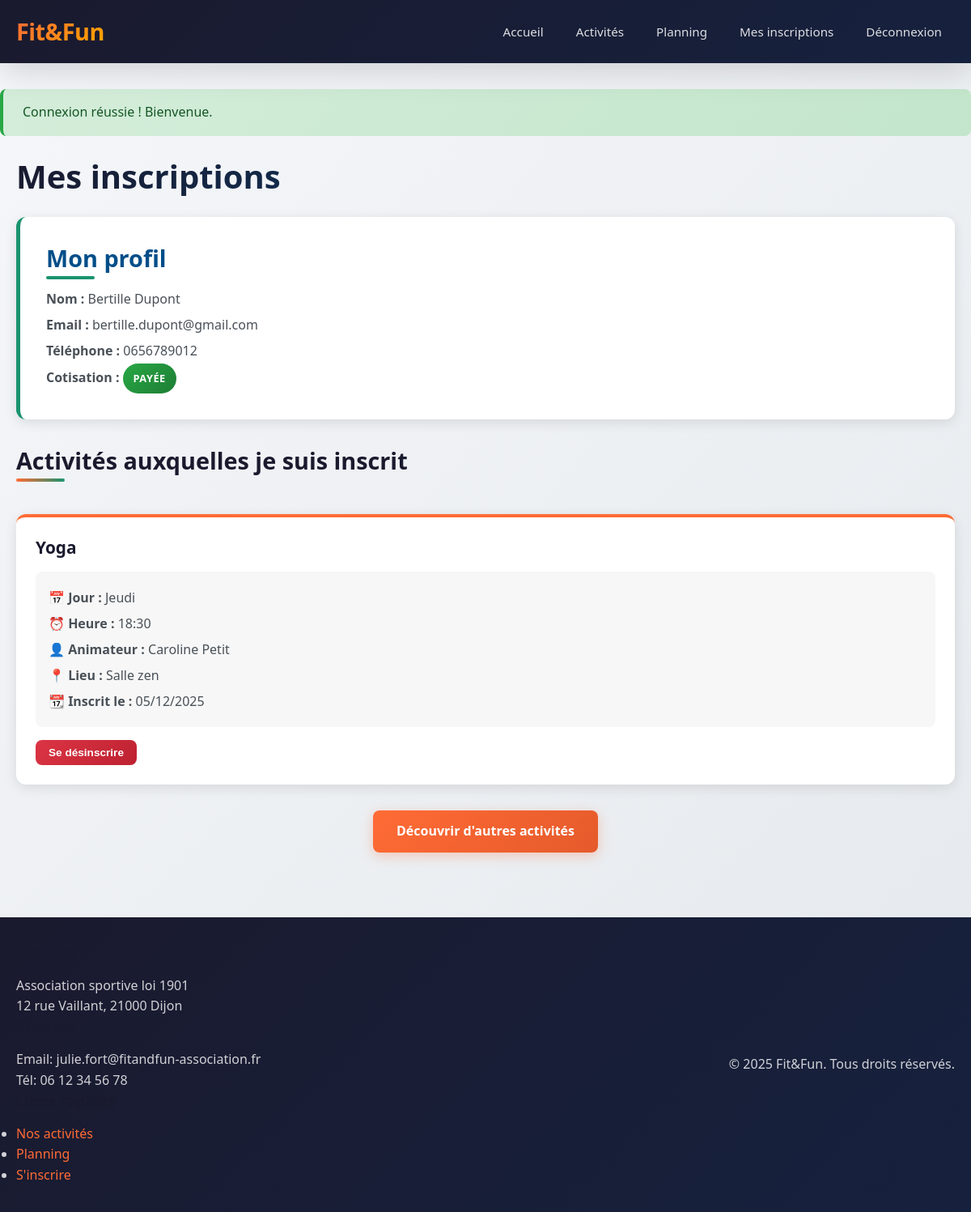
The page /mes-inscriptions.php (signed in) on the database its author committed.
### tables this page shows
CREATE TABLE IF NOT EXISTS adherents (
    id INT AUTO_INCREMENT PRIMARY KEY,
    utilisateur_id INT,
    nom VARCHAR(100) NOT NULL,
    prenom VARCHAR(100) NOT NULL,
    email VARCHAR(255) UNIQUE NOT NULL,
    telephone VARCHAR(20),
    adresse TEXT,
    date_naissance DATE,
    cotisation_payee BOOLEAN DEFAULT FALSE,
    date_inscription DATE DEFAULT (CURRENT_DATE),
    statut ENUM('actif', 'inactif', 'suspendu') DEFAULT 'actif',
    FOREIGN KEY (utilisateur_id) REFERENCES utilisateurs(id) ON DELETE CASCADE
);

CREATE TABLE IF NOT EXISTS inscriptions (
    id INT AUTO_INCREMENT PRIMARY KEY,
    adherent_id INT NOT NULL,
    activite_id INT NOT NULL,
    date_inscription TIMESTAMP DEFAULT CURRENT_TIMESTAMP,
    statut ENUM('active', 'annulee') DEFAULT 'active',
    FOREIGN KEY (adherent_id) REFERENCES adherents(id) ON DELETE CASCADE,
    FOREIGN KEY (activite_id) REFERENCES activites(id) ON DELETE CASCADE,
    UNIQUE KEY unique_inscription (adherent_id, activite_id)
);

CREATE TABLE IF NOT EXISTS activites (
    id INT AUTO_INCREMENT PRIMARY KEY,
    nom VARCHAR(100) NOT NULL,
    description TEXT,
    animateur_id INT,
    jour_semaine ENUM('Lundi', 'Mardi', 'Mercredi', 'Jeudi', 'Vendredi', 'Samedi', 'Dimanche') NOT NULL,
    heure_debut TIME NOT NULL,
    heure_fin TIME,
    duree_minutes INT DEFAULT 60,
    capacite_max INT DEFAULT 20,
    lieu VARCHAR(255),
    statut ENUM('active', 'annulee', 'suspendue') DEFAULT 'active',
    FOREIGN KEY (animateur_id) REFERENCES animateurs(id) ON DELETE SET NULL
);

### config/database.php (called while the page is built, shortened)
<?php
class Database {
    private static $instance = null;
    private $connection;
    private function __construct() {
        try {
            $dsn = "mysql:host=" . DB_HOST . ";dbname=" . DB_NAME . ";charset=" . DB_CHARSET;
            $options = [
                PDO::ATTR_ERRMODE => PDO::ERRMODE_EXCEPTION,
                PDO::ATTR_DEFAULT_FETCH_MODE => PDO::FETCH_ASSOC,
                PDO::ATTR_EMULATE_PREPARES => false,
            ];
            $this->connection = new PDO($dsn, DB_USER, DB_PASS, $options);
        } catch (PDOException $e) {
            die("Erreur de connexion à la base de données : " . $e->getMessage());
        }
    }
    public static function getInstance() {
        if (self::$instance === null) {
            self::$instance = new self();
        }
        return self::$instance;
    }
    public function getConnection() {
        return $this->connection;
    }
}

### src/models/Adherent.php (called while the page is built, shortened)
<?php
require_once dirname(__DIR__, 2) . '/config/config.php';
class Adherent {
    private $db;
    public function __construct() {
        $this->db = Database::getInstance()->getConnection();
    }
    public function getParUtilisateurId($utilisateurId) {
        $stmt = $this->db->prepare("SELECT * FROM adherents WHERE utilisateur_id = ?");
        $stmt->execute([$utilisateurId]);
        return $stmt->fetch();
    }
}

### src/models/Inscription.php (called while the page is built, shortened)
<?php
require_once dirname(__DIR__, 2) . '/config/config.php';
class Inscription {
    private $db;
    public function __construct() {
        $this->db = Database::getInstance()->getConnection();
    }
    public function getParAdherent($adherentId) {
        $sql = "SELECT i.*, a.nom as activite_nom, a.jour_semaine, a.heure_debut, a.lieu,
                CONCAT(an.prenom, ' ', an.nom) as animateur_nom
                FROM inscriptions i
                JOIN activites a ON i.activite_id = a.id
                LEFT JOIN animateurs an ON a.animateur_id = an.id
                WHERE i.adherent_id = ? AND i.statut = 'active'
                ORDER BY FIELD(a.jour_semaine, 'Lundi', 'Mardi', 'Mercredi', 'Jeudi', 'Vendredi', 'Samedi', 'Dimanche'),
                a.heure_debut";
        $stmt = $this->db->prepare($sql);
        $stmt->execute([$adherentId]);
        return $stmt->fetchAll();
    }
}

### public/mes-inscriptions.php (the view, shortened to what this page needs)
<?php
require_once __DIR__ . '/../config/config.php';
require_once __DIR__ . '/../src/models/Inscription.php';
require_once __DIR__ . '/../src/models/Adherent.php';
$adherentModel = new Adherent();
$inscriptionModel = new Inscription();
$adherent = $adherentModel->getParUtilisateurId($_SESSION['utilisateur_id']);
$inscriptions = $inscriptionModel->getParAdherent($adherent['id']);
include __DIR__ . '/../src/includes/header.php';
?>
<div class="container">
    <h1>Mes inscriptions</h1>
    <div class="profile-info">
        <h2>Mon profil</h2>
        <p>
            <strong>Nom :</strong> <?php echo e($adherent['prenom'] . ' ' . $adherent['nom']); ?><br>
            <strong>Email :</strong> <?php echo e($adherent['email']); ?><br>
            <?php if ($adherent['telephone']): ?>
                <strong>Téléphone :</strong> <?php echo e($adherent['telephone']); ?><br>
            <?php endif; ?>
            <strong>Cotisation :</strong>
            <?php if ($adherent['cotisation_payee']): ?>
                <span class="badge badge-success">Payée</span>
            <?php else: ?>
                <span class="badge badge-warning">Non payée</span>
            <?php endif; ?>
        </p>
    </div>
    <?php if (empty($inscriptions)): ?>
        <div class="alert alert-info">
            <p>Vous n'êtes inscrit à aucune activité pour le moment.</p>
            <a href="/activites.php" class="btn btn-primary">Découvrir nos activités</a>
        </div>
    <?php else: ?>
        <h2>Activités auxquelles je suis inscrit</h2>
        <div class="inscriptions-list">
            <?php foreach ($inscriptions as $inscription): ?>
                <div class="inscription-card">
                    <h3><?php echo e($inscription['activite_nom']); ?></h3>
                    <div class="inscription-details">
                        <p>
                            <strong>📅 Jour :</strong> <?php echo e($inscription['jour_semaine']); ?><br>
                            <strong>⏰ Heure :</strong> <?php echo substr($inscription['heure_debut'], 0, 5); ?><br>
                            <strong>👤 Animateur :</strong> <?php echo e($inscription['animateur_nom']); ?><br>
                            <?php if ($inscription['lieu']): ?>
                                <strong>📍 Lieu :</strong> <?php echo e($inscription['lieu']); ?><br>
                            <?php endif; ?>
                            <strong>📆 Inscrit le :</strong> <?php echo date('d/m/Y', strtotime($inscription['date_inscription'])); ?>
                        </p>
                    </div>
                    <form method="POST" action="/mes-inscriptions.php" onsubmit="return confirm('Êtes-vous sûr de vouloir vous désinscrire de cette activité ?');">
                        <button type="submit" class="btn btn-danger btn-small">Se désinscrire</button>
                    </form>
                </div>
            <?php endforeach; ?>
        </div>
        <div class="text-center" style="margin-top: 2rem;">
            <a href="/activites.php" class="btn btn-primary">Découvrir d'autres activités</a>
        </div>
    <?php endif; ?>
</div>
<?php include __DIR__ . '/../src/includes/footer.php'; ?>

### public/assets/css/style.css (style rules this page uses)
*, *::before, *::after { margin: 0; padding: 0; box-sizing: border-box; }
:root { --primary: #ff6b35; --primary-dark: #e55a2b; --secondary: #004e89; --accent: #1a936f; --dark: #1a1a2e; --light: #f8f9fa; --white: #ffffff; --gray-100: #f7f7f7; --gray-200: #e9ecef; --gray-300: #dee2e6; --gray-500: #6c757d; --gray-700: #495057; --gray-900: #212529; --success: #28a745; --warning: #ffc107; --danger: #dc3545; --info: #17a2b8; --shadow: 0 4px 15px rgba(0, 0, 0, 0.1); --shadow-lg: 0 10px 40px rgba(0, 0, 0, 0.15); --radius: 12px; --radius-sm: 8px; }
body { font-family: 'Segoe UI', -apple-system, BlinkMacSystemFont, Roboto, 'Helvetica Neue', Arial, sans-serif; font-size: 16px; line-height: 1.6; color: var(--gray-900); background: linear-gradient(135deg, #f5f7fa 0%, #e4e8ec 100%); min-height: 100vh; }
a { color: var(--primary); text-decoration: none; }
.container { max-width: 1200px; margin: 0 auto; padding: 0 20px; }
.text-center { text-align: center; }
.btn { display: inline-block; padding: 0.8rem 1.8rem; font-size: 1rem; font-weight: 600; text-align: center; border: none; border-radius: var(--radius-sm); cursor: pointer; text-decoration: none; }
.btn-primary { background: linear-gradient(135deg, var(--primary) 0%, var(--primary-dark) 100%); color: var(--white); box-shadow: 0 4px 15px rgba(255, 107, 53, 0.3); }
.btn-danger { background: linear-gradient(135deg, var(--danger) 0%, #bd2130 100%); color: var(--white); }
.btn-small { padding: 0.5rem 1rem; font-size: 0.85rem; }
h1, h2, h3, h4, h5, h6 { color: var(--dark); font-weight: 700; line-height: 1.3; margin-bottom: 1rem; }
h1 { font-size: 2.5rem; background: linear-gradient(135deg, var(--dark) 0%, var(--secondary) 100%); -webkit-background-clip: text; -webkit-text-fill-color: transparent; background-clip: text; margin-bottom: 1.5rem; }
h2 { font-size: 1.8rem; position: relative; display: inline-block; margin-bottom: 1.5rem; }
h2::after { content: ''; position: absolute; bottom: -8px; left: 0; width: 60px; height: 4px; background: linear-gradient(90deg, var(--primary), var(--accent)); border-radius: 2px; }
.badge { display: inline-block; padding: 0.35rem 0.8rem; font-size: 0.8rem; font-weight: 600; border-radius: 50px; text-transform: uppercase; letter-spacing: 0.5px; }
.badge-success { background: linear-gradient(135deg, var(--success) 0%, #1e7e34 100%); color: var(--white); }
.profile-info { background: var(--white); border-radius: var(--radius); box-shadow: var(--shadow); padding: 2rem; margin-bottom: 2rem; border-left: 5px solid var(--accent); }
.profile-info h2 { color: var(--secondary); margin-bottom: 1rem; }
.profile-info h2::after { background: var(--accent); }
.profile-info p { line-height: 2; color: var(--gray-700); }
.inscriptions-list { display: grid; grid-template-columns: repeat(auto-fit, minmax(320px, 1fr)); gap: 1.5rem; margin-top: 1.5rem; }
.inscription-card { background: var(--white); border-radius: var(--radius); box-shadow: var(--shadow); padding: 1.5rem; border-top: 4px solid var(--primary); }
.inscription-card h3 { color: var(--dark); margin-bottom: 1rem; font-size: 1.3rem; }
.inscription-details { background: var(--gray-100); padding: 1rem; border-radius: var(--radius-sm); margin-bottom: 1rem; }
.inscription-details p { line-height: 2; color: var(--gray-700); margin: 0; }

### rows shown on the page
adherents: prenom+nom "Bertille Dupont", email "bertille.dupont@gmail.com", telephone "0656789012"
inscriptions: activite.nom "Yoga", activite.jour_semaine "Jeudi", activite.heure_debut "18:30", animateur_nom "Caroline Petit", activite.lieu "Salle zen", date_inscription "05/12/2025"

### other values the page prints
APP_NAME "Fit&Fun"
$message "Connexion réussie ! Bienvenue."
